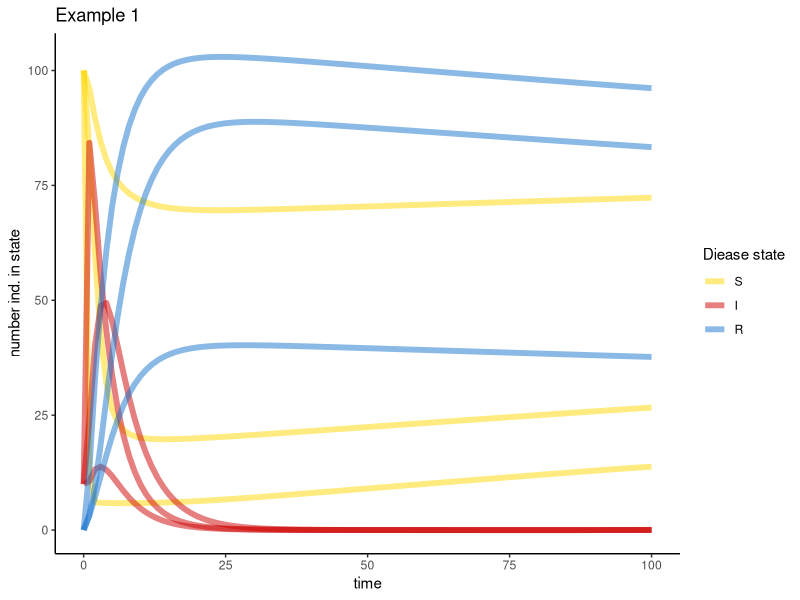
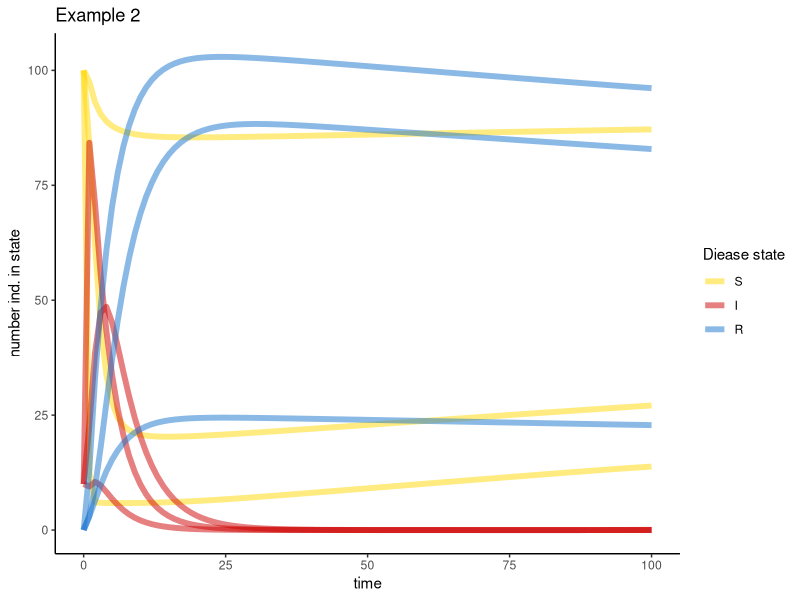

Recreate these plots in R, in order.
## ---- chunk 1
knitr::opts_chunk$set(echo = TRUE)
## ---- chunk 2
#clean environment
rm(list = ls()) 

#load libraries
library(dplyr)
library(ggplot2)
library(deSolve)
## ---- chunk 3

#initial state conditions
rfun.FormatInit <- function(init.df){
  
  #create flexible naming structure for vectors
  l <- nrow(init.df)
  state.names <- as.vector(colnames(init.df))
  varnames <- NULL
  for(i in 1:length(state.names)){
    varnames <- cbind(varnames, paste(state.names[i], seq(1:l), sep=""))
  }
  as.vector(varnames)

  #vectorize matrix input
  init.vector <- as.vector(as.matrix(init.df))
  
  
  names(init.vector) = varnames
  return(init.vector)
}

#parameters
rfun.FormatParams <- function(parm.df){
  
  #create flexible naming structure for vectors
  l <- nrow(parm.df)
  parm.names <- as.vector(colnames(parm.df))
  varnames <- NULL
  for(i in 1:length(parm.names)){
    varnames <- cbind(varnames, paste(parm.names[i], seq(1:l), sep=""))
  }
  as.vector(varnames)

  #vectorize matrix input
  parm.vector <- as.vector(as.matrix(parm.df))
  
  
  names(parm.vector) = varnames
  return(parm.vector)
}

#Contact matrix
rfun.FormatContact = function(df.contact, beta.contact_constant){
  l = length(df.contact)
  matrix.contact  = as.matrix(df.contact, ncol=4)
  return(beta.contact_constant*matrix.contact)
}
## ---- chunk 4
MODEL <- function(time, state, parameters, beta.contact) {
  with(as.list(c(state, parameters)), {
    
    #number of cells
    l1 = length(state)
    l2 = length(unique(substr(names(state),1,1)))
    l = l1/l2
    
    #Define initial conditions
    S = matrix(state[1:l], ncol=1)
    I = matrix(state[(l+1):(2*l)], ncol=1)
    R = matrix(state[(2*l+1):(3*l)], ncol=1)
    
    #Define params
    beta <- matrix(parameters[paste0("beta", 1:l)], ncol=1)
    gamma <- matrix(parameters[paste0("gamma", 1:l)], ncol=1)
    alpha <- matrix(parameters[paste0("alpha", 1:l)], ncol=1)
    mu <- matrix(parameters[paste0("mu", 1:l)], ncol=1)



    #System of eqns
    #bSI = (beta) %*% t(S) %*% I
    bSI = beta*S*I
    bSI.contact = beta.contact%*%I*S
    birth = mu*(S+I+R) + alpha*I
    

    
    dS <- birth -bSI - bSI.contact-mu*S
    dI <-  bSI + bSI.contact - gamma*I -alpha*I - mu*I
    dR <-  gamma*I - mu*R
    
    #Output
    return(list(c(dS, dI, dR)))
  })
}

## ---- chunk 5
#set initial conditions
init <- data.frame(S=c(100,100,100),
                   I= c(10,10,10),
                   R= c(0,0,0)) %>%
  rfun.FormatInit()

#parameters
parms <- data.frame(beta  = c(0.01, 0.05, 0.001),
                    gamma = c(1/5, 1/4, 1/3),
                    mu = c(1/1000, 1/1000, 1/1000),
                    alpha = c(0.2, 0.3, 0.4))%>%
  rfun.FormatParams()

#contact matrix
beta.contact_constant = 0.001

Time = 100
dt = 1 #Step size dt
times <- seq(0, Time, by = dt)
## ---- chunk 6
#set up contact matrix for example
df.contact <- data.frame(q1 = c(0,1,1),
                         q2 = c(1,0,1),
                         q3 = c(1,1,0))
beta.contact = rfun.FormatContact(df.contact, beta.contact_constant)

#Run simulation
out <- ode(y=init, times=times, func=MODEL, parms=parms, beta.contact=beta.contact)

#Format output
df <- reshape2::melt(as.data.frame(as.matrix(out)), id='time')%>%
  mutate(state = substring(variable,1,1),
         patch = substring(variable, 2,2))

#Visualize
Pal1 <- c('S' = 'gold',
          'I' = 'red3',
          'R' = 'dodgerblue3')

fig1 <- ggplot()+
  theme_classic()+
  geom_line(data=df, aes(x=time, y=value, group=variable, color=state), alpha=0.5, size=2)+
  scale_color_manual(values = Pal1, name= "Diease state", 
                         breaks=c("S","I","R"))+
  ggtitle("Example 1") +xlab("time") + ylab("number ind. in state")
## ---- chunk 7
#set up contact matrix for example
df.contact <- data.frame(q1 = c(0,1,0),
                         q2 = c(1,0,1),
                         q3 = c(0,1,0))
beta.contact = rfun.FormatContact(df.contact, beta.contact_constant)

#Run simulation
out <- ode(y=init, times=times, func=MODEL, parms=parms, beta.contact=beta.contact)

#Format output
df <- reshape2::melt(as.data.frame(as.matrix(out)), id='time')%>%
  mutate(state = substring(variable,1,1),
         patch = substring(variable, 2,2))

#Visualize
Pal1 <- c('S' = 'gold',
          'I' = 'red3',
          'R' = 'dodgerblue3')

fig2 <- ggplot()+
  theme_classic()+
  geom_line(data=df, aes(x=time, y=value, group=variable, color=state), alpha=0.5, size=2)+
  scale_color_manual(values = Pal1, name= "Diease state", 
                         breaks=c("S","I","R"))+
  ggtitle("Example 2") +xlab("time") + ylab("number ind. in state")
## ---- chunk 8
fig1; fig2
